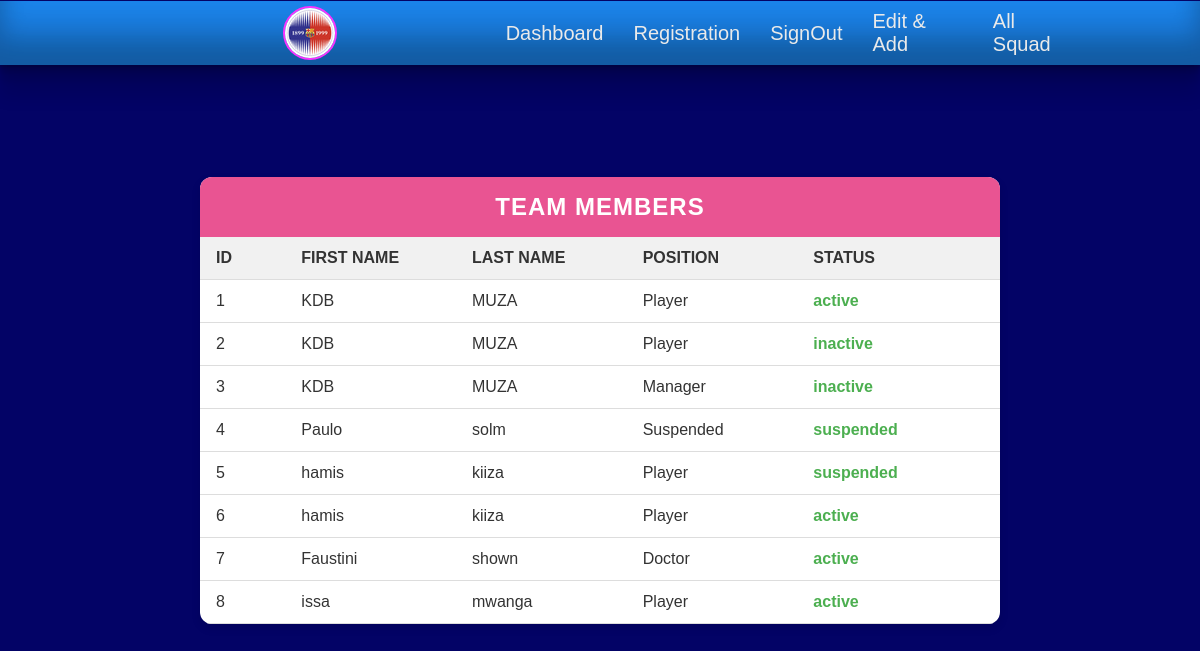
/Allstaff/Staff2.php, run on the app's committed database.
### tables this page shows
CREATE TABLE `team_membar` (
  `id` int(11) NOT NULL,
  `FirstName` varchar(255) DEFAULT NULL,
  `secondname` varchar(255) DEFAULT NULL,
  `position` varchar(255) DEFAULT NULL,
  `status` enum('active','inactive','suspended') DEFAULT 'active'
);

### Allstaff/Staff2.php (the view, shortened to what this page needs)
<?php
include "../databaseconnection.php";
try {
    $sql = $conn->query("SELECT * FROM team_membar");
    $result = $sql->fetchAll(PDO::FETCH_ASSOC);
} catch (PDOException $e) {
    die("Something went wrong: " . $e->getMessage());
}
?>
<!DOCTYPE html>
<html lang="en">
<head>
  <link rel="stylesheet" href="staff.css">
  <link rel="stylesheet" href="../Registration/nav.css">
</head>
<body>
<div class="new-nav-body">
      <nav class="new-navigation">
          <div class="new-burger">
          </div>
          <img style="border: 2px solid rgb(248, 50, 255); border-radius: 50%;" src="../image/images (1).png" alt="Logo">
          <ul class="new-nav-links">
              <li><a href="../dashboard/dashboard.html" class="new-nav-link">Dashboard</a></li>
              <li><a href="./Registration.html" class="new-nav-link">Registration</a></li>
              <li><a href="../Login/login.html" class="new-nav-link">SignOut</a></li>
              <li><a href="../status/view.html" class="nav-link">Edit & Add </a></li>
              <li><a href="./Staff2.php" class="new-nav-link"> All Squad</a></li>
          </ul>
      </nav>
    </div>
    <div class="containeee">
  <div class="team-container">
    <h1>Team Members</h1>
    <div class="team-list">
      <div class="team-header">
        <div>ID</div>
        <div>First Name</div>
        <div>Last Name</div>
        <div>Position</div>
        <div>Status</div>
      </div>
      <?php if (!empty($result)): ?>
        <?php foreach ($result as $row): ?>
          <div class="team-item">
            <div><?= htmlspecialchars($row['id']) ?></div>
            <div><?= htmlspecialchars($row['FirstName']) ?></div>
            <div><?= htmlspecialchars($row['secondname']) ?></div>
            <div><?= htmlspecialchars($row['position']) ?></div>
            <div><?= htmlspecialchars($row['status']) ?></div>
          </div>
        <?php endforeach; ?>
      <?php else: ?>
        <div class="team-item">
          <div colspan="5">No data found</div>
        </div>
      <?php endif; ?>
    </div>
  </div>
  </div>
</body>
</html>

### Allstaff/staff.css (style rules this page uses)
* { margin: 0; padding: 0; box-sizing: border-box; }
body { background: rgb(2, 2, 70); }
.containeee { font-family: 'Arial', sans-serif; color: #333; display: flex; justify-content: center; align-items: center; min-height: 100vh; }
.team-container { width: 90%; max-width: 800px; background: #fff; border-radius: 12px; box-shadow: 0 4px 10px rgba(0, 0, 0, 0.1); overflow: hidden; }
h1 { text-align: center; padding: 16px; background: #e95492; color: #fff; font-size: 24px; text-transform: uppercase; letter-spacing: 1px; }
.team-list { display: flex; flex-direction: column; }
.team-header, .team-item { display: grid; grid-template-columns: 1fr 2fr 2fr 2fr 2fr; padding: 12px 16px; border-bottom: 1px solid #ddd; }
.team-header { background: #f1f1f1; font-weight: bold; text-transform: uppercase; }
.team-item { transition: background 0.3s ease; }
.team-item div:last-child { font-weight: bold; color: #4caf50; }

### Registration/nav.css (style rules this page uses)
body { background: #030366; }
.new-nav-body { overflow-x: hidden; }
.new-navigation { position: fixed; font-family: "Gill Sans", "Gill Sans MT", Calibri, "Trebuchet MS", sans-serif; display: flex; top: 1px; justify-content: space-around; min-height: 8vh; align-items: center; background-color: #1e90ff; width: 100%; box-shadow: rgba(0, 0, 0, 0.17) 0px -23px 25px 0px inset, rgba(0, 0, 0, 0.15) 0px -36px 30px 0px inset, rgba(0, 0, 0, 0.1) 0px -79px 40px 0px inset, rgba(0, 0, 0, 0.06) 0px 2px 1px, rgba(0, 0, 0, 0.09) 0px 4px 2px, rgba(0, 0, 0, 0.09) 0px 8px 4px, rgba(0, 0, 0, 0.09) 0px 16px 8px, rgba(0, 0, 0, 0.09) 0px 32px 16px; z-index: 100; }
.new-nav-links { display: flex; align-items: center; justify-content: space-around; width: 50%; margin-right: 10px; }
.new-navigation li { list-style: none; padding-inline-end: 30px; }
.new-navigation li a { display: flex; text-decoration: none; color: #eaeaea; font-size: 20px; transition-duration: 900ms; }
.new-burger { width: 30px; height: 20px; display: flex; flex-direction: column; justify-content: space-between; cursor: pointer; }

### data on the page
team_membar: id "1", FirstName "KDB", secondname "MUZA", position "Player", status "active"
team_membar: id "2", FirstName "KDB", secondname "MUZA", position "Player", status "inactive"
team_membar: id "3", FirstName "KDB", secondname "MUZA", position "Manager", status "inactive"
team_membar: id "4", FirstName "Paulo", secondname "solm", position "Suspended", status "suspended"
team_membar: id "5", FirstName "hamis", secondname "kiiza", position "Player", status "suspended"
team_membar: id "6", FirstName "hamis", secondname "kiiza", position "Player", status "active"
team_membar: id "7", FirstName "Faustini", secondname "shown", position "Doctor", status "active"
team_membar: id "8", FirstName "issa", secondname "mwanga", position "Player", status "active"
